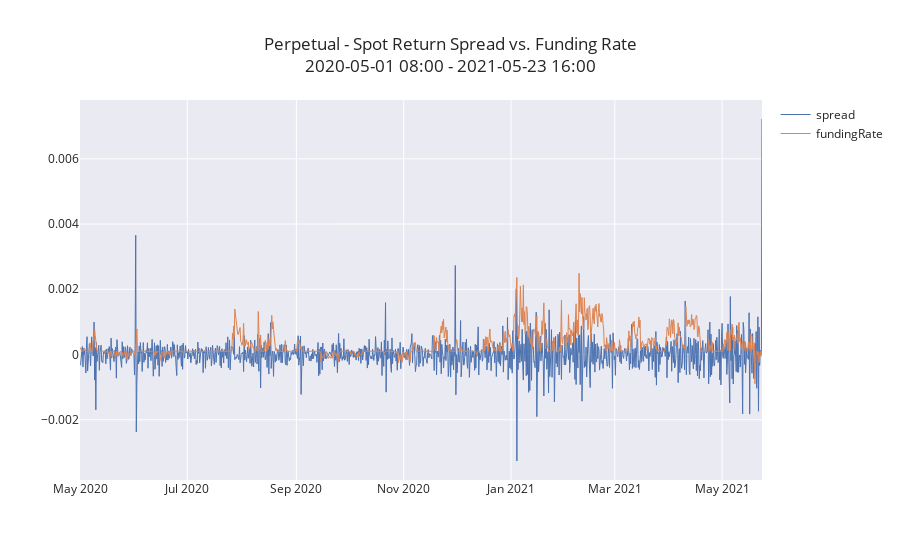

Notebook source saved alongside this figure:
### Markdown cell above
Here we look at the spread between the returns on the perpetual contract and underlying asset, again excluding the outlier on 2020-12-21. This could be a different strategy - just playing the reversion to the mean of the returns spread without regard to the funding rate cost.

### Code cell
spread = df_perpetual.per_return - df_spot.per_return
spread.name = "spread"
fig = utils.make_2_yaxis_lines(
    spread[spread.abs() < .015], df_funding.fundingRate,
    title="Perpetual - Spot Return Spread vs. Funding Rate"
)
print(f"correlation: {spread[spread.abs() < .015].corr(df_funding.fundingRate):0.4f}")
fig.show()

### Figure 1 — Plotly figure (JSON) as saved in the notebook; plotly's stock layout.template omitted (floating-point values rounded to 4 significant figures; data arrays with more than 128 entries replaced by an {"elided": "..."} marker saying what was removed)
{"data": [{"line": {"width": 1}, "name": "spread", "type": "scatter", "x": {"elided": "1161 str values"}, "xaxis": "x", "y": {"elided": "1161 float values"}, "yaxis": "y"}, {"line": {"width": 1}, "name": "fundingRate", "type": "scatter", "x": {"elided": "1164 str values"}, "xaxis": "x", "y": {"elided": "1164 float values"}, "yaxis": "y"}], "layout": {"title": {"text": "Perpetual - Spot Return Spread vs. Funding Rate<br>2020-05-01 08:00 - 2021-05-23 16:00"}, "xaxis": {"anchor": "y", "domain": [0, 1]}, "yaxis": {"anchor": "x", "domain": [0, 1]}}}
